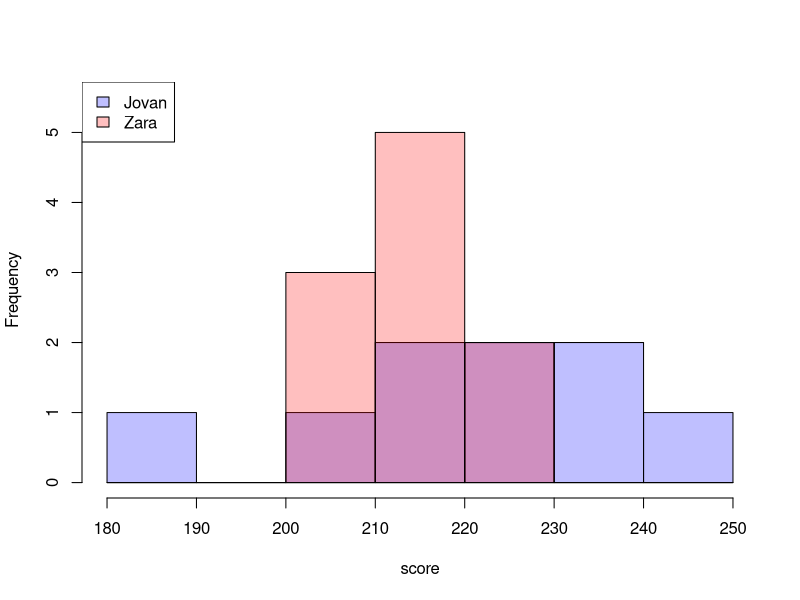
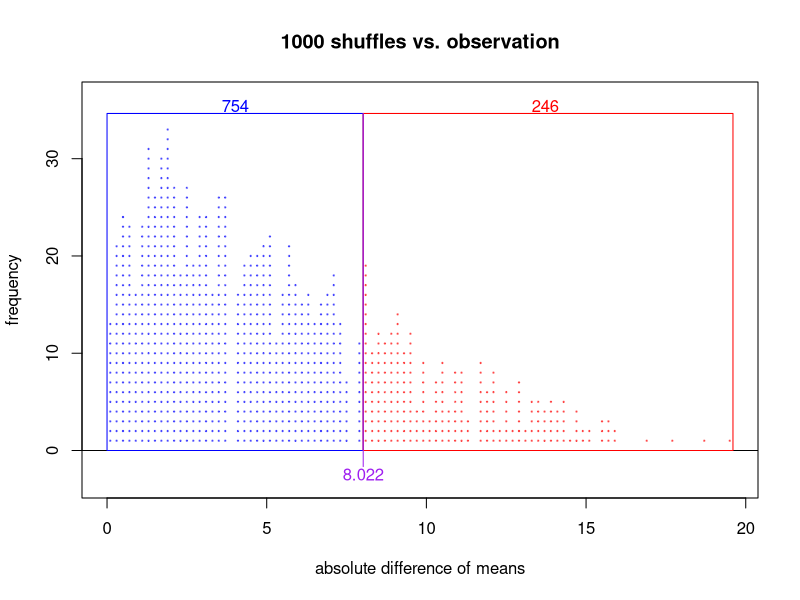

These figures' R source, in order:
## ---- chunk 1
# S-IC.B.5: Use data from a randomized experiment to compare two treatments; use simulations to decide if differences between parameters are significant.

names_vector <- c(
  "Aria",   # A
  "Bodhi",  # B
  "Celia",  # C
  "Dante",  # D
  "Elara",  # E
  "Fabian", # F
  "Ginevra",# G
  "Hugo",   # H
  "Ilaria", # I
  "Jovan",  # J
  "Kaia",   # K
  "Luca",   # L
  "Mila",   # M
  "Niko",   # N
  "Orla",   # O
  "Piero",  # P
  "Quinn",  # Q
  "Rhea",   # R
  "Soren",  # S
  "Talia",  # T
  "Ulises", # U
  "Veda",   # V
  "Wendell",# W
  "Xena",   # X
  "Yara",   # Y
  "Zara"    # Z
)

names = sort(sample(names_vector,2))
p1 = names[1]
p2 = names[2]

is_diff_signif = sample(c(T,F),1)

if(is_diff_signif){
    bnds = c(960,999)
    bt = c(950,1000)
    bi = 5
    q7sol = "10"
    q8sol = "10"
    sym = "<"
    sigwrd = ""
} else {
    bi = sample(1:4,1)
    bnds = list(c(605,695),c(705,795),c(805,895),c(902,948))[[bi]]
    bt = list(c(600,700),c(700,800),c(800,900),c(900,950))[[bi]]
    q7sol = "01"
    q8sol = "01"
    sym = "\\ge"
    sigwrd = "NOT"
}

posses = list(c(600,700),c(700,800),c(800,900),c(900,950),c(950,1000))
solbnd = posses[[bi]]

q4al = c("* (600,700)\n* (700,800)\n* (800,900)\n* (900,950)\n* (950,1000)")
q5al = c("* (0,50)\n* (50,100)\n* (100,200)\n* (200,300)\n* (300,400)")
q6al = c("* (0,0.05)\n* (0.05,0.1)\n* (0.1,0.2)\n* (0.2,0.3)\n* (0.3,0.4)")
q7al = c("* Yes. The observed difference is significant.\n* No. The observed difference is not significant.")
q8al = c("* Yes.\n* No.")

q4sol = paste0(1*(1:5==bi),collapse="")
q5sol = paste0(1*(1:5==(6-bi)),collapse="")
q6sol = paste0(1*(1:5==(6-bi)),collapse="")



while(T){
    mu = 220
    siga = sample(8:30,1)
    sigb = siga*2^runif(1,-1,1)
    sig = sample(c(siga,sigb))
    ns = sample(6:12,2)
    app_mes = sig*2/sqrt(ns)
    app_me_diff = sqrt(sum(app_mes^2))*sample(c(-1,1),1)
    mu1 = mu-app_me_diff/2
    mu2 = mu+app_me_diff/2
    n1 = ns[1]
    n2 = ns[2]
    sig1 = sig[1]
    sig2 = sig[2]
    sam1 = round(rnorm(n1,mu1,sig1))
    sam2 = round(rnorm(n2,mu2,sig2))
    xbd = abs(mean(sam2)-mean(sam1))
    rsd = numeric()
    howmany = numeric()
    for(i in 1:100){
        for(i in 1:1000){
            shuff = sample(c(sam1,sam2))
            rs1 = shuff[1:n1]
            rs2 = shuff[(n1+1):(n1+n2)]
            rsd = c(rsd,abs(mean(rs2)-mean(rs1)))
        }
        howmany = c(howmany,sum(rsd<xbd))
        rsd = numeric()
        if(min(howmany)<bnds[1]+1 || max(howmany)>bnds[2]-1 || xbd<1){
            break
        }
    }
    if(length(howmany)==100){break}
}

xbar1 = round(mean(sam1),3)
xbar2 = round(mean(sam2),3)
obs_adm = abs(xbar2-xbar1)

opts_al_sol = function(value,del,nchoice){
    bbb = nchoice-1
    opts = value-sample(0:bbb,1)*del+(0:bbb)*del
    al = paste0("* ",opts,collapse="\n")
    sol = paste0(1*(value==opts),collapse="")
    return(list(opts,al,sol))
}

xbar1oas = opts_al_sol(xbar1,1,4)
xbar2oas = opts_al_sol(xbar2,1,4) 
odoas = opts_al_sol(abs(xbar2-xbar1),1,4)

ALs = character()
SOLs = character()

for(i in 1:5){
    b1b2 = posses[[i]]
}



if(xbar1>xbar2){
    better = p1
    worse = p2
} else {
    better = p2
    worse = p1
}

if(is_diff_signif){
    q8sent = paste0("Because the difference is significant, and we know ",better," scored higher, we can say ",better," is a more skilled archer than ",worse,".")
} else {
    q8sent = paste0("Because the difference is NOT significant, we are left with two possibilities: either they are equally skilled archers or need more data to detect the difference in skill.")
}

## ---- chunk 2
opts <- options(knitr.kable.NA = "")
ml = max(length(sam1),length(sam2))
sa1 = c(sam1,rep(NA,ml-length(sam1)+1))
sa2 = c(sam2,rep(NA,ml-length(sam2)+1))
mydf = data.frame(sa1,sa2)
colnames(mydf) = c(p1,p2)
knitr::kable(mydf,format="html", align = "c",row.names=F,table.attr='class="bordered-table"')
## ---- chunk 3
sampool = c(sam1,sam2)
lo = floor(min(sampool)/10)*10
hi = ceiling(max(sampool)/10)*10
plot1 <- hist(sam1,breaks=seq(lo,hi,10),plot=F)                    
plot2 <- hist(sam2,breaks=seq(lo,hi,10),plot=F)
dens1 = (plot1$counts)/n1
dens2 = (plot2$counts)/n2
mxden = max(c(dens1,dens2))
plot(plot1, col=rgb(0,0,1,1/4), xlim=c(lo,hi), ylim=c(0,max(c(plot1$counts,plot2$counts))*1.1),
     main=paste0(""),
     xlab="score",xaxt = "n")
plot(plot2, col=rgb(1,0,0,1/4), add=T)
cnts1 = numeric()
axis(1,at=seq(lo,hi,10))
legend("topleft",legend=c(p1,p2),fill=c(rgb(0,0,1,1/4),rgb(1,0,0,1/4)),)
## ---- chunk 4
LETS = c(LETTERS)
for(i in LETTERS){
  LETS = c(LETS,paste0(i,LETTERS))
}
g1r = LETS[n1]
g2l = LETS[n1+2]
g2r = LETS[n1+n2+2]
col_adm = LETS[n1+n2+4]
col_test = LETS[n1+n2+5]
col_work = LETS[n1+n2+6]
## ---- chunk 5
while(T){
    rsd = numeric()
    for(i in 1:1000){
        shuff = sample(c(sam1,sam2))
        rs1 = shuff[1:n1]
        rs2 = shuff[(n1+1):(n1+n2)]
        rsd = c(rsd,abs(mean(rs2)-mean(rs1)))
    }
    plt1 = hist(rsd,plot = F,breaks=100)
    num = sum(plt1$counts[plt1$mids<obs_adm])
    num2 = num
    if(bnds[1]<num && num<bnds[2]){
        break
    }
}

plot(0,0,"n",
    xlim=c(0,max(c(plt1$breaks,rsd))),
    ylim=c(-max(plt1$counts)/10,max(plt1$counts)*1.1),
    main="1000 shuffles vs. observation",
    xlab="absolute difference of means",
    ylab="frequency")
for(i in 1:length(plt1$mids)){
    for(j in 1:plt1$counts[i]){
        if(plt1$mids[i]<obs_adm){
            col = rgb(0,0,1,0.5)
        } else {
            col = rgb(1,0,0,0.5)
        }
        if(plt1$counts[i]>0){
            points(plt1$mids[i],j,pch=19,cex=0.2,col=col)
        }
    }
}
bbb = max(plt1$counts)/10
bb2 = bbb*10
abline(h=0)
polygon(c(0,0,obs_adm,obs_adm),c(0,bb2*1.05,bb2*1.05,0),border="blue")
text(obs_adm/2,bb2*1.075,num2,col="blue")
polygon(c(obs_adm,obs_adm,max(c(plt1$breaks,rsd)),max(c(plt1$breaks,rsd))),c(0,bb2*1.05,bb2*1.05,0),border="red")
text((obs_adm+max(rsd))/2,bb2*1.075,1000-num2,col="red")
lines(c(obs_adm,obs_adm),c(bb2*1.05,-bbb/2),col="purple")
text(obs_adm,-3*bbb/4,sprintf("%.3f",obs_adm),col="purple")  
